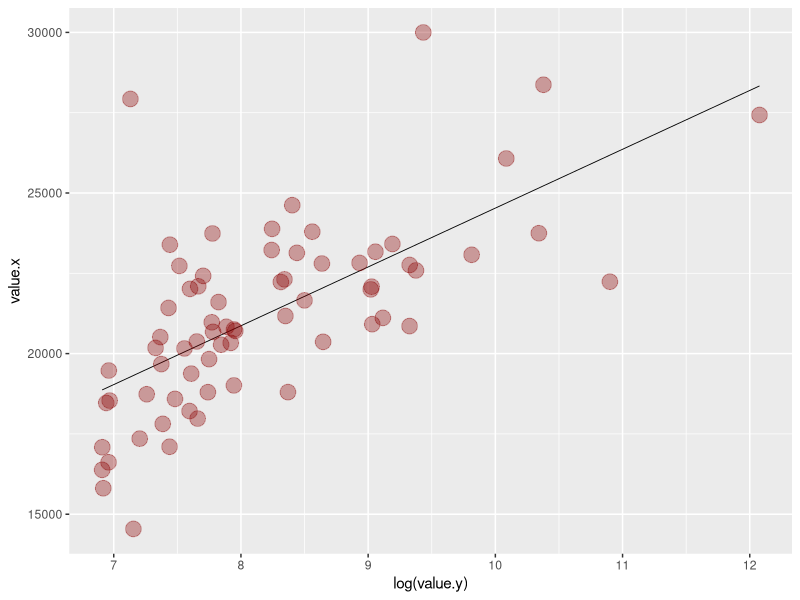
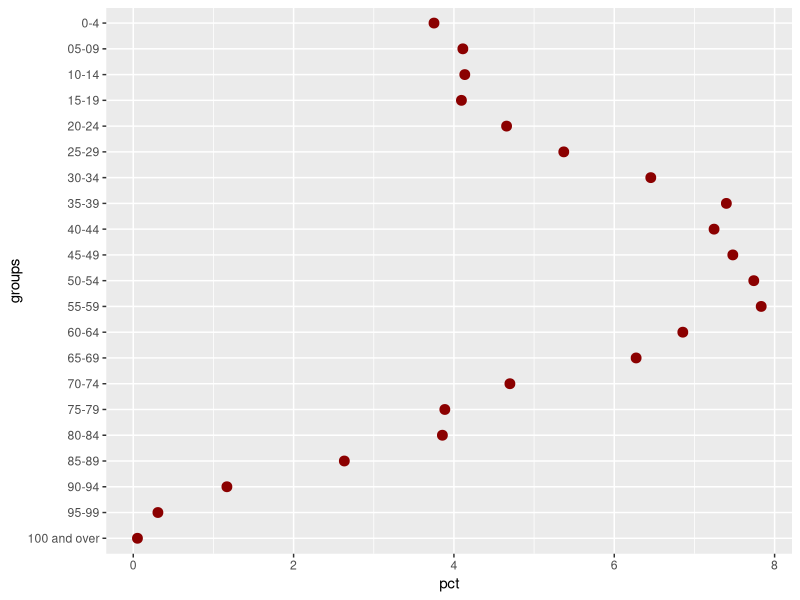
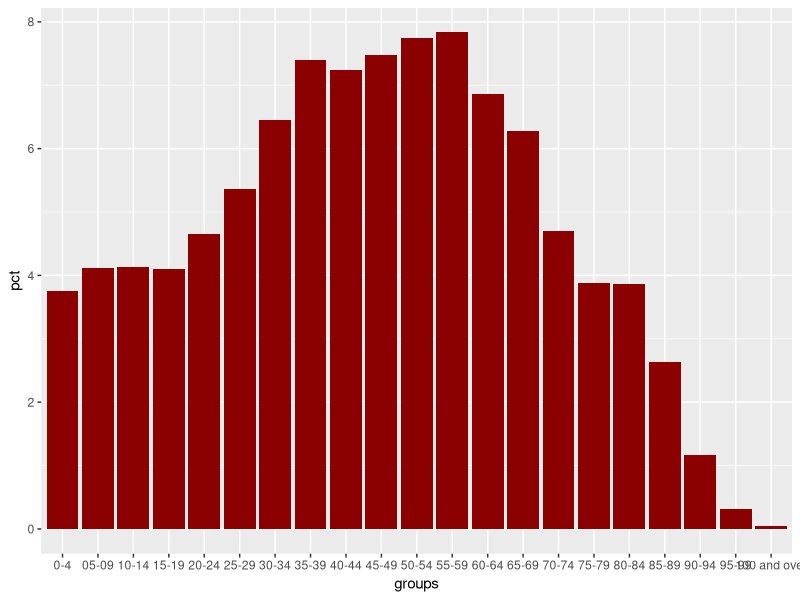

Source code (R) for these figures, in order:
## ---- chunk 1
library(ggplot2)

data <- read.csv("data/renta_cantabria.csv")
pop <- read.csv("data/pop_cantabria.csv")

# Merge the datasets
merged <- merge(x = data, y = pop, by = "location_id", all.x = TRUE)

# Scatterplot
ggplot(merged, aes(log(value.y), value.x, color = value.x)) +
  geom_smooth(method='lm', color="black", se = FALSE, size = 0.3) +
  geom_point(size = 5, color="darkred", alpha = 0.35)
## ---- chunk 2
library(ggplot2)

pop_edades <- read.csv("data/pop_edades.csv")

# Ordered factor
pop_edades$groups <- factor(pop_edades$groups, levels = pop_edades$groups)

# Dot plot
ggplot(pop_edades, aes(pct, groups)) +
  geom_point(size = 3, color="darkred") +
  scale_y_discrete(limits = rev(levels(pop_edades$groups)))
                   
# Bar chart
ggplot(pop_edades, aes(groups, pct)) +
  geom_bar(stat = "identity", fill = "darkred")
